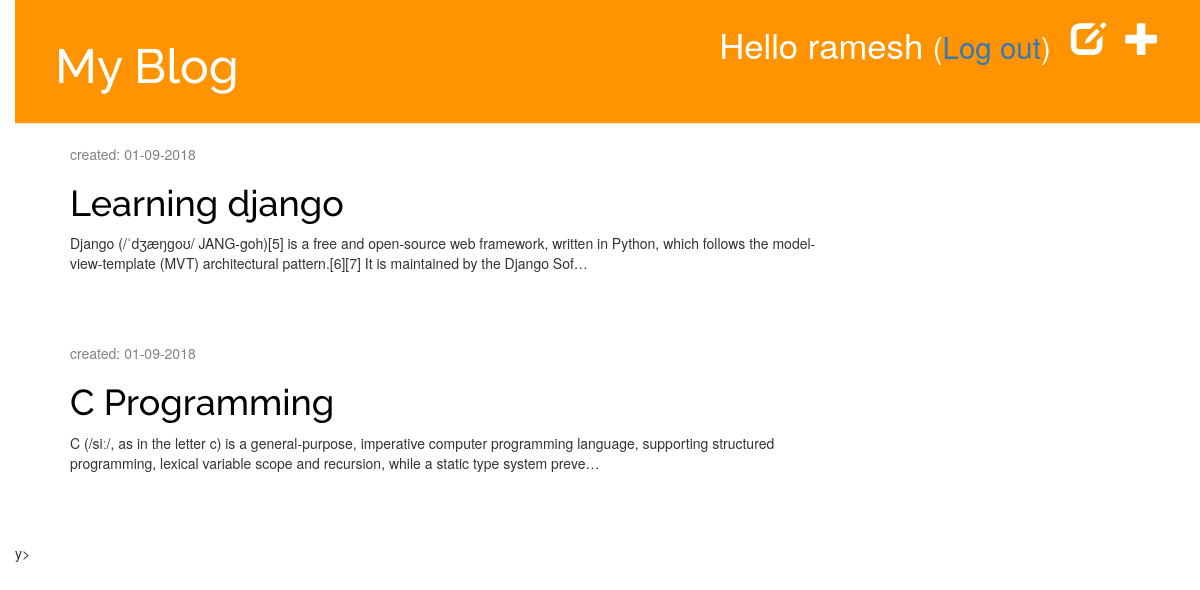
Page /drafts/ (signed in) on the committed database.
### blog/models.py (models this page shows, shortened)
class Post(models.Model):
    author = models.ForeignKey('auth.User', on_delete=models.CASCADE)
    title = models.CharField(max_length=200)
    text = models.TextField()
    created_date = models.DateTimeField(
            default=timezone.now)
    published_date = models.DateTimeField(
            blank=True, null=True)

### blog/views.py (the view)
# urls.py: path('drafts/', views.post_draft_list, name='post_draft_list'),
@login_required
def post_draft_list(request):
    posts = Post.objects.filter(published_date__isnull=True).order_by('created_date')
    return render(request, 'blog/post_draft_list.html', {'posts': posts})

### blog/templates/blog/post_draft_list.html
{% extends 'blog/base.html' %}
{% block content %}
    {% for post in posts %}
        <div class="post">
            <p class="date">created: {{ post.created_date|date:'d-m-Y' }}</p>
            <h1><a href="{% url 'post_detail' pk=post.pk %}">{{ post.title }}</a></h1>
            <p>{{ post.text|truncatechars:200 }}</p>
        </div>
    {% endfor %}
{% endblock %}

### blog/templates/blog/base.html (shortened to what this page needs)
{% load static %}
<html>
<head>
    <link rel="stylesheet" href="//maxcdn.bootstrapcdn.com/bootstrap/3.2.0/css/bootstrap.min.css">
    <link rel="stylesheet" href="//maxcdn.bootstrapcdn.com/bootstrap/3.2.0/css/bootstrap-theme.min.css">
    <link rel="stylesheet" href="{% static 'css/blog.css' %}">
</head>
<body>
 <div class="page-header">
    {% if user.is_authenticated %}
    <a href="{% url 'post_new' %}" class="top-menu"><span class="glyphicon glyphicon-plus"></span></a>
    <a href="{% url 'post_draft_list' %}" class="top-menu"><span class="glyphicon glyphicon-edit"></span></a>
    <p class="top-menu">Hello {{ user.username }} <small>(<a href="{% url 'logout' %}">Log out</a>)</small></p>
    {% else %}
    <a href="{% url 'login' %}" class="top-menu"><span class="glyphicon glyphicon-lock"></span></a>
    {% endif %}
    <h1><a href="/">My Blog</a></h1>
</div>
<div class="content container">
    <div class="row">
        <div class="col-md-8">
            {% block content %}
            {% endblock %}
        </div>
    </div>
</div>
</body>y>
</html>

### blog/static/css/blog.css (style rules this page uses)
h1 a { font-family: 'Raleway', sans-serif; }
body { padding-left: 15px; }
.page-header { background-color: #ff9400; margin-top: 0; padding: 20px 20px 20px 40px; }
.page-header h1, .page-header h1 a, .page-header h1 a:visited, .page-header h1 a:active { color: #ffffff; font-size: 36pt; text-decoration: none; }
.content { margin-left: 40px; }
h1, h2, h3, h4 { font-family: 'Lobster', cursive; }
.date { color: #828282; }
.top-menu, .top-menu:hover, .top-menu:visited { color: #ffffff; float: right; font-size: 26pt; margin-right: 20px; }
.post { margin-bottom: 70px; }
.post h1 a, .post h1 a:visited { color: #000000; }

### rows in the picture
Post: created_date "01-09-2018", title "Learning django", text "Django (/ˈdʒæŋɡoʊ/ JANG-goh)[5] is a free and open-source web framework, written in Python, which follows the model-view-template (MVT) architectural pattern.[6][7] It is maintained by the Django Sof…"
Post: created_date "01-09-2018", title "C Programming", text "C (/siː/, as in the letter c) is a general-purpose, imperative computer programming language, supporting structured programming, lexical variable scope and recursion, while a static type system preve…"

### other values in the picture
{{ user.username }} "ramesh"
